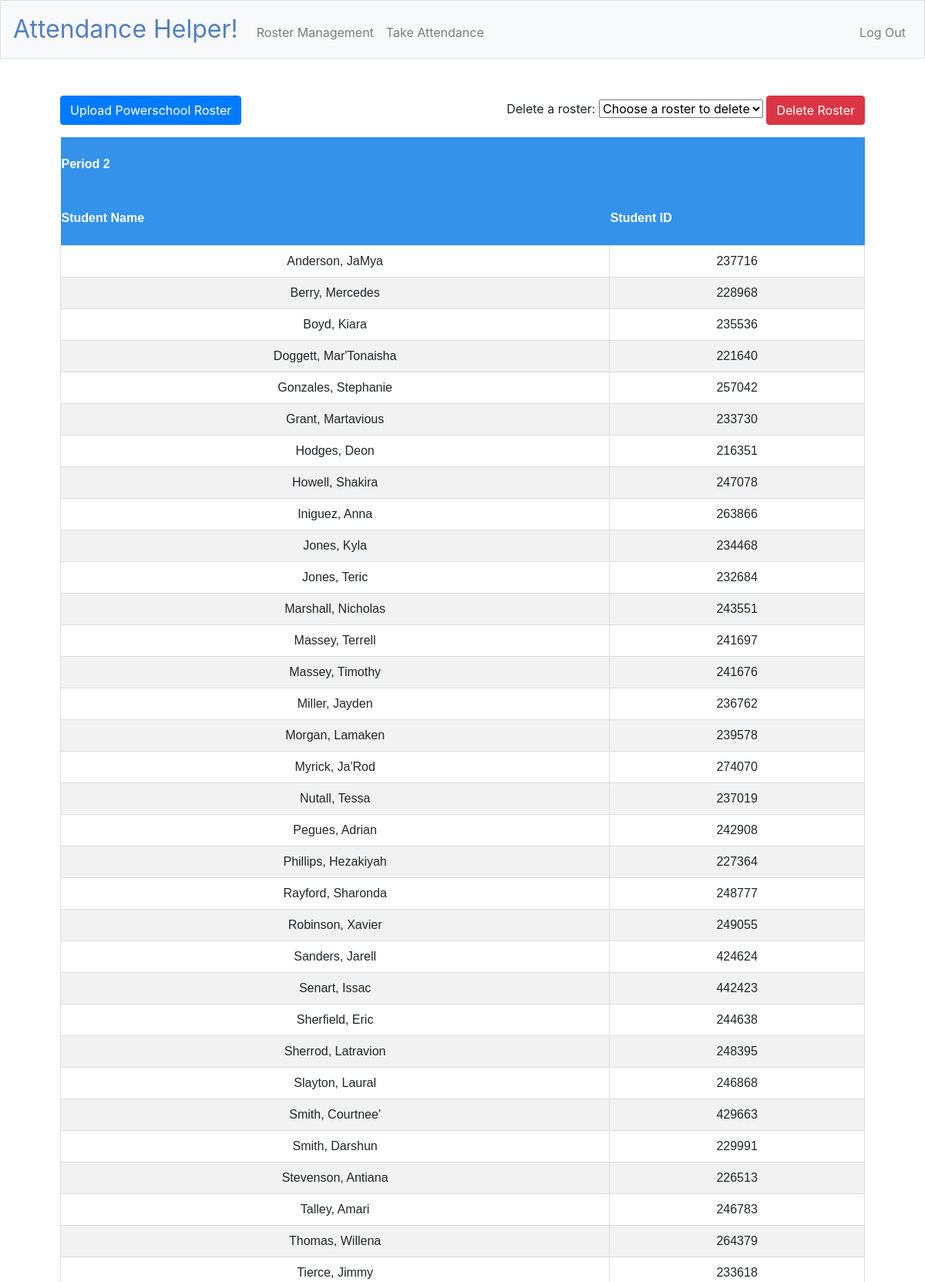
The app's page /rosterManagement (signed in, upper part) with its own data.
### tables this page shows
CREATE TABLE "rosters" (
	"teacher_id"	INTEGER,
	"teacher_username"	TEXT NOT NULL,
	"class_name"	TEXT NOT NULL,
	"student_name"	TEXT NOT NULL,
	"student_id"	TEXT NOT NULL
);

### app.py (the view, shortened to what this page needs)
@app.route("/rosterManagement", methods = ["GET", "POST"])
@login_required
def rosterManagement():
    if request.method == "GET":
        total_roster = get_current_roster()
        if total_roster == {}:
            flash("You don't have any rosters yet! Get started by uploading your Powerschool Roster as an excel sheet")
        list_of_class_names = session.get('list_of_class_names')
        class_size = session.get('class_size')
        return render_template("rosterManagement.html", list_of_class_names = list_of_class_names, total_roster = total_roster, class_size = class_size)

### helpers.py (called while the page is built)
def login_required(f):
    @wraps(f)
    def decorated_function(*args, **kwargs):
        if session.get("user_id") is None:
            return redirect("/login")
        return f(*args, **kwargs)
    return decorated_function

def get_current_roster():
    teacher_id = session.get("user_id")
    class_list = db.execute(" SELECT DISTINCT class_name FROM rosters WHERE teacher_id = ?", teacher_id)
    list_of_class_names = []
    for i in range(len(class_list)):
        list_of_class_names.append(class_list[i]['class_name'])
    print(list_of_class_names)
    total_roster = {}
    class_size = {}
    for class_name in list_of_class_names:
        total_roster[class_name] = db.execute(" SELECT DISTINCT student_name, student_id FROM rosters WHERE teacher_id = ? AND class_name = ? ", teacher_id, class_name)
        print(f"{class_name} has {len(total_roster[class_name])} students ")
        class_size[class_name] = len(total_roster[class_name])
    session['total_roster'] = total_roster
    session['list_of_class_names'] = list_of_class_names
    session['class_size'] = class_size
    return total_roster

### templates/rosterManagement.html (shortened to what this page needs)
{% extends "layout.html" %}
{% block main %}
<form action = "/addRoster" method = "GET" >
    <div class = "form-group" style = "float:left;">
        <button class = "btn btn-primary"> Upload Powerschool Roster</button>
    </div>
</form>
<form action = "/deleteRoster" method = "POST" >
    <div class = "form-group" style = "float:right;">
    <label for="deleteRoster"> Delete a roster:</label>
    <select id="deleteRoster" name="delete_request">
        <option disabled selected value = ""> Choose a roster to delete</option>
    </select>
    <button class = "btn btn-danger"> Delete Roster </button>
    </div>
</form>
{% for class_name in list_of_class_names %}
<table id = "blueTable">
    <tr >
        <th colspan = "2"> {{ class_name }} </th>
    </tr>
    <tr>
        <th> Student Name</th>
        <th> Student ID </th>
    </tr>
{% for i in range(class_size[class_name]) %}
    <tr>
        <td> {{ total_roster[class_name][i]['student_name'] }} </td>
        <td> {{ total_roster[class_name][i]['student_id'] }}</td>
    </tr>
{% endfor %}
</table>
{% endfor %}
{% endblock %}

### templates/layout.html (shortened to what this page needs)
<!DOCTYPE html>
<html lang="en">
    <head>
        <link rel="stylesheet" href="https://cdn.jsdelivr.net/npm/bootstrap@4.5.3/dist/css/bootstrap.min.css">
        <link href="/static/styles.css" rel="stylesheet">
    </head>
    <body>
        <nav class="navbar navbar-expand-md navbar-light bg-light border">
            <a class="navbar-brand" href="/"><span class="blue">Attendance Helper!</span></a>
            <div class="collapse navbar-collapse" id="navbar">
                {% if session.user_id %}
                    <ul class="navbar-nav mr-auto mt-2">
                        <li class="nav-item"><a class="nav-link" href="/rosterManagement">Roster Management</a></li>
                        <li class="nav-item"><a class="nav-link" href="/uploadMeeting">Take Attendance</a></li>
                    </ul>
                    <ul class="navbar-nav ml-auto mt-2">
                        <li class="nav-item"><a class="nav-link" href="/logout">Log Out</a></li>
                    </ul>
                {% else %}
                    <ul class="navbar-nav ml-auto mt-2">
                        <li class="nav-item"><a class="nav-link" href="/register">Register</a></li>
                        <li class="nav-item"><a class="nav-link" href="/login">Log In</a></li>
                    </ul>
                {% endif %}
            </div>
        </nav>
        <main class="container p-5">
            {% block main %}{% endblock %}
        </main>
    </body>
</html>

### static/styles.css (style rules this page uses)
nav .navbar-brand { font-size: xx-large; }
nav .navbar-brand .blue { color: #537fbe; }
main { overflow-x: auto; text-align: center; }
th { height: 70px; }

### templates/layout.html (style rules this page uses)
#blueTable { font-family: Arial, Helvetica, sans-serif; border-collapse: collapse; width: 100%; }
#blueTable td, #stockTable th { border: 1px solid #ddd; padding: 8px; }
#blueTable tr:nth-child(even) { background-color: #f2f2f2; }
#blueTable th { padding-top: 12px; padding-bottom: 12px; text-align: left; background-color: #3492eb; color: white; }

### records on screen
rosters: student_name "Anderson, JaMya", student "237716"
rosters: student_name "Berry, Mercedes", student "228968"
rosters: student_name "Boyd, Kiara", student "235536"
rosters: student_name "Doggett, Mar'Tonaisha", student "221640"
rosters: student_name "Gonzales, Stephanie", student "257042"
rosters: student_name "Grant, Martavious", student "233730"
rosters: student_name "Hodges, Deon", student "216351"
rosters: student_name "Howell, Shakira", student "247078"
rosters: student_name "Iniguez, Anna", student "263866"
rosters: student_name "Jones, Kyla", student "234468"
rosters: student_name "Jones, Teric", student "232684"
rosters: student_name "Marshall, Nicholas", student "243551"
rosters: student_name "Massey, Terrell", student "241697"
rosters: student_name "Massey, Timothy", student "241676"
rosters: student_name "Miller, Jayden", student "236762"
rosters: student_name "Morgan, Lamaken", student "239578"
rosters: student_name "Myrick, Ja'Rod", student "274070"
rosters: student_name "Nutall, Tessa", student "237019"
rosters: student_name "Phillips, Hezakiyah", student "227364"
rosters: student_name "Rayford, Sharonda", student "248777"
rosters: student_name "Robinson, Xavier", student "249055"
rosters: student_name "Sanders, Jarell", student "424624"
rosters: student_name "Senart, Issac", student "442423"
rosters: student_name "Sherfield, Eric", student "244638"
rosters: student_name "Sherrod, Latravion", student "248395"
rosters: student_name "Slayton, Laural", student "246868"
rosters: student_name "Smith, Courtnee'", student "429663"
rosters: student_name "Smith, Darshun", student "229991"
rosters: student_name "Stevenson, Antiana", student "226513"
rosters: student_name "Talley, Amari", student "246783"
rosters: student_name "Thomas, Willena", student "264379"
rosters: student_name "Tierce, Jimmy", student "233618"

### other values on screen
{{ class_name }} "Period 2"
{{ total_roster[class_name][i]['student_name'] }} "Pegues, Adrian"
{{ total_roster[class_name][i]['student_id'] }} "242908"
